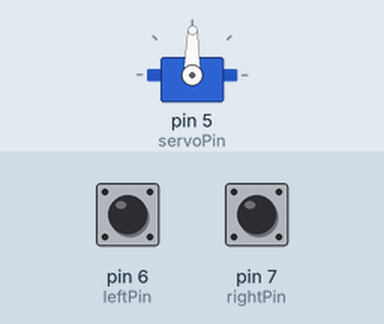
Simulated run of this sketch. Board: Arduino Uno, built with avr-gcc and run on an emulated ATmega328P. On the bench: servo. The test bench sets the inputs (shaded band); at power-on: pin 6 (leftPin) LOW, pin 7 (rightPin) LOW.

Above: at 1.2 s.
1.3 s: pin 6 (leftPin) pulled HIGH for 0.15 s
At 1.47 s:
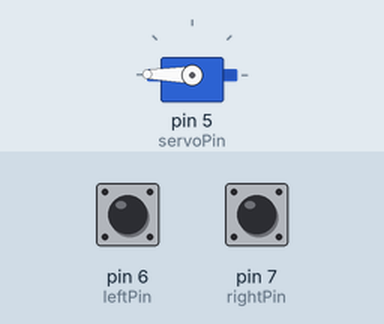
3.0 s: pin 7 (rightPin) pulled HIGH for 1 s
At 3.7 s:
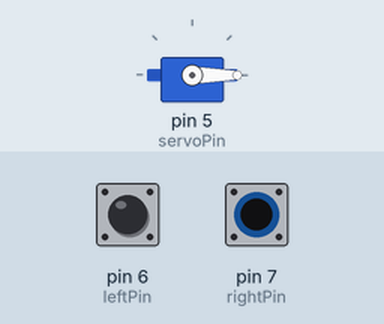
5.5 s: pin 6 (leftPin) pulled HIGH for 1 s
At 6.54 s:
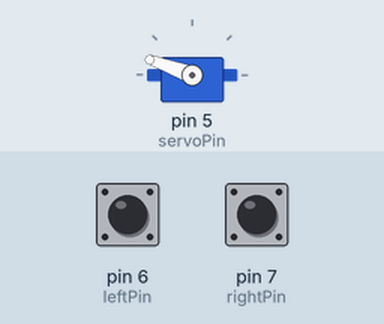
8.0 s: pin 6 (leftPin) pulled HIGH for 3.2 s
12.7 s: pin 7 (rightPin) pulled HIGH for 3.2 s
Timing chart, 0 to 17.5 s (numbered marks = the images above; inputs shaded):
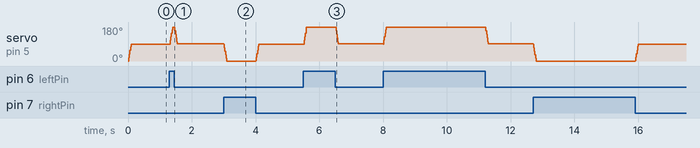

Measured:
- after the input at 1.3 s, servo on pin 5 (servoPin): rises from 89° to 180° in 0.10 s, then falls to 91° in 0.15 s
- after the input at 5.5 s, servo on pin 5 (servoPin): rises from 89° to 180° in 0.10 s, then falls to 91° in 1.0 s

The sketch:

arduino_sorter.ino
```cpp
#include <Servo.h>

Servo myservo;  // create servo object to control a servo

int pos = 0;    // variable to store the servo position
int servoPin = 5; // pin for the servo motor signal
int leftPin = 6; // pin for the left input
int rightPin = 7; // pin for the right input
int speed = 1; // the less this value, the faster the speed!

void setup() {
  myservo.attach(servoPin);  // attaches the servo on pin 9 to the servo object
  pinMode(leftPin, INPUT);
  pinMode(rightPin, INPUT);
}

void loop() {

  int leftVal = digitalRead(leftPin);
  int rightVal = digitalRead(rightPin);

  if (leftVal == HIGH){
    while(pos <= 180){
      myservo.write(pos);
      pos ++;
      delay(speed);
    }
  }
  else if (rightVal == HIGH ){
    while(pos >= 0){
      myservo.write(pos);
      pos --;
      delay(speed);
    }
  }
  else{
    if (pos > 90){
      while (pos > 90){
        myservo.write(pos);
        pos --;
        delay(speed);
      }
    }
    else{
      while(pos < 90){
        myservo.write(pos);
        pos ++;
        delay(speed);
      }
    }
  }
}
```
